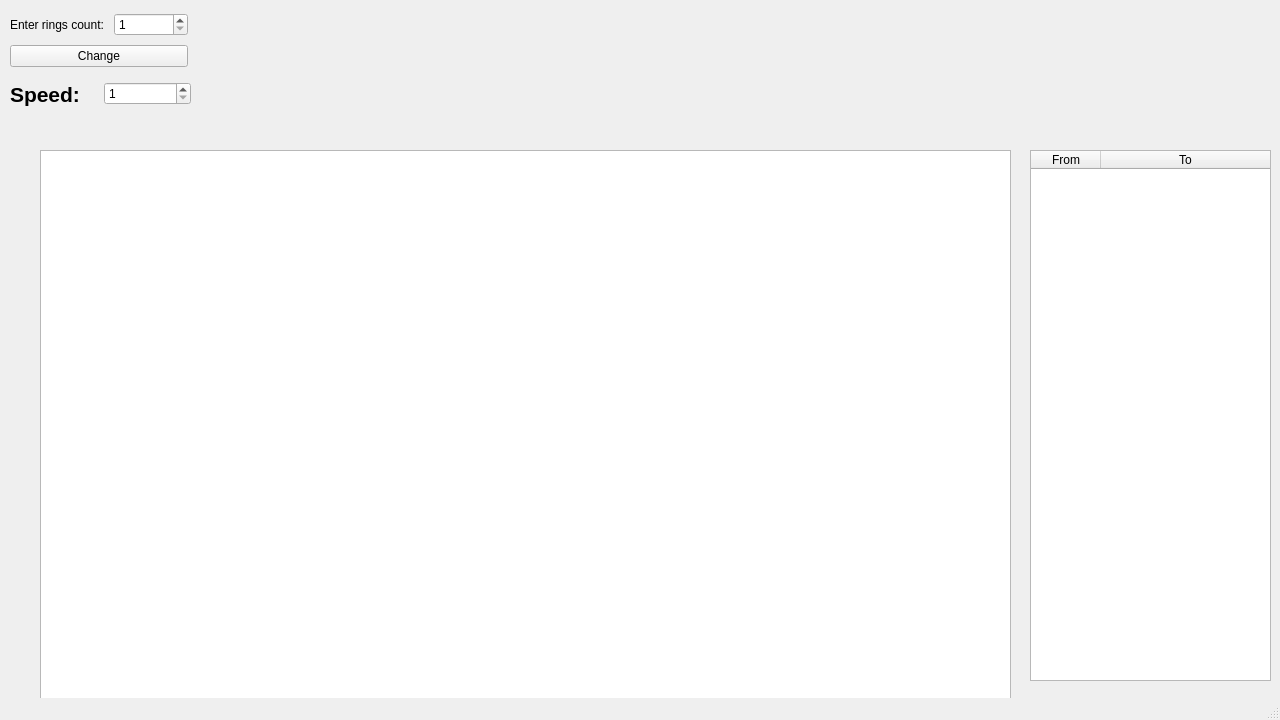
<?xml version="1.0" encoding="UTF-8"?>
<ui version="4.0">
 <class>MainWindow</class>
 <widget class="QMainWindow" name="MainWindow">
  <property name="geometry">
   <rect>
    <x>0</x>
    <y>0</y>
    <width>1280</width>
    <height>720</height>
   </rect>
  </property>
  <property name="sizePolicy">
   <sizepolicy hsizetype="Fixed" vsizetype="Fixed">
    <horstretch>0</horstretch>
    <verstretch>0</verstretch>
   </sizepolicy>
  </property>
  <property name="minimumSize">
   <size>
    <width>1280</width>
    <height>720</height>
   </size>
  </property>
  <property name="maximumSize">
   <size>
    <width>1280</width>
    <height>720</height>
   </size>
  </property>
  <property name="windowTitle">
   <string>Task 4</string>
  </property>
  <widget class="QWidget" name="centralwidget">
   <widget class="QTableWidget" name="tableWidget">
    <property name="geometry">
     <rect>
      <x>1030</x>
      <y>150</y>
      <width>241</width>
      <height>531</height>
     </rect>
    </property>
    <property name="editTriggers">
     <set>QAbstractItemView::NoEditTriggers</set>
    </property>
    <property name="dragDropOverwriteMode">
     <bool>false</bool>
    </property>
    <property name="selectionMode">
     <enum>QAbstractItemView::SingleSelection</enum>
    </property>
    <property name="selectionBehavior">
     <enum>QAbstractItemView::SelectRows</enum>
    </property>
    <attribute name="horizontalHeaderDefaultSectionSize">
     <number>70</number>
    </attribute>
    <attribute name="horizontalHeaderStretchLastSection">
     <bool>true</bool>
    </attribute>
    <column>
     <property name="text">
      <string>From</string>
     </property>
    </column>
    <column>
     <property name="text">
      <string>To</string>
     </property>
    </column>
   </widget>
   <widget class="QGraphicsView" name="graphicsView">
    <property name="geometry">
     <rect>
      <x>40</x>
      <y>150</y>
      <width>971</width>
      <height>551</height>
     </rect>
    </property>
    <property name="sizePolicy">
     <sizepolicy hsizetype="Fixed" vsizetype="Fixed">
      <horstretch>0</horstretch>
      <verstretch>0</verstretch>
     </sizepolicy>
    </property>
    <property name="sceneRect">
     <rectf>
      <x>0.000000000000000</x>
      <y>0.000000000000000</y>
      <width>1.000000000000000</width>
      <height>1.000000000000000</height>
     </rectf>
    </property>
    <property name="transformationAnchor">
     <enum>QGraphicsView::NoAnchor</enum>
    </property>
   </widget>
   <widget class="QLabel" name="label_2">
    <property name="geometry">
     <rect>
      <x>910</x>
      <y>10</y>
      <width>311</width>
      <height>31</height>
     </rect>
    </property>
    <property name="font">
     <font>
      <pointsize>20</pointsize>
      <weight>75</weight>
      <bold>true</bold>
     </font>
    </property>
    <property name="text">
     <string/>
    </property>
    <property name="alignment">
     <set>Qt::AlignCenter</set>
    </property>
   </widget>
   <widget class="QWidget" name="layoutWidget">
    <property name="geometry">
     <rect>
      <x>10</x>
      <y>10</y>
      <width>178</width>
      <height>61</height>
     </rect>
    </property>
    <layout class="QVBoxLayout" name="verticalLayout">
     <item>
      <layout class="QHBoxLayout" name="horizontalLayout">
       <item>
        <widget class="QLabel" name="label">
         <property name="text">
          <string>Enter rings count: </string>
         </property>
        </widget>
       </item>
       <item>
        <widget class="QSpinBox" name="spinBox">
         <property name="minimum">
          <number>1</number>
         </property>
         <property name="maximum">
          <number>10</number>
         </property>
        </widget>
       </item>
      </layout>
     </item>
     <item>
      <widget class="QPushButton" name="pushButton">
       <property name="text">
        <string>Change</string>
       </property>
      </widget>
     </item>
    </layout>
   </widget>
   <widget class="QWidget" name="layoutWidget">
    <property name="geometry">
     <rect>
      <x>10</x>
      <y>80</y>
      <width>181</width>
      <height>28</height>
     </rect>
    </property>
    <layout class="QHBoxLayout" name="horizontalLayout_2">
     <item>
      <widget class="QLabel" name="label_3">
       <property name="font">
        <font>
         <pointsize>16</pointsize>
         <weight>75</weight>
         <bold>true</bold>
        </font>
       </property>
       <property name="text">
        <string>Speed: </string>
       </property>
      </widget>
     </item>
     <item>
      <widget class="QSpinBox" name="spinBox_2">
       <property name="minimum">
        <number>1</number>
       </property>
       <property name="maximum">
        <number>10</number>
       </property>
      </widget>
     </item>
    </layout>
   </widget>
  </widget>
  <widget class="QMenuBar" name="menubar">
   <property name="geometry">
    <rect>
     <x>0</x>
     <y>0</y>
     <width>1280</width>
     <height>22</height>
    </rect>
   </property>
  </widget>
  <widget class="QStatusBar" name="statusbar"/>
 </widget>
 <resources/>
 <connections/>
</ui>
